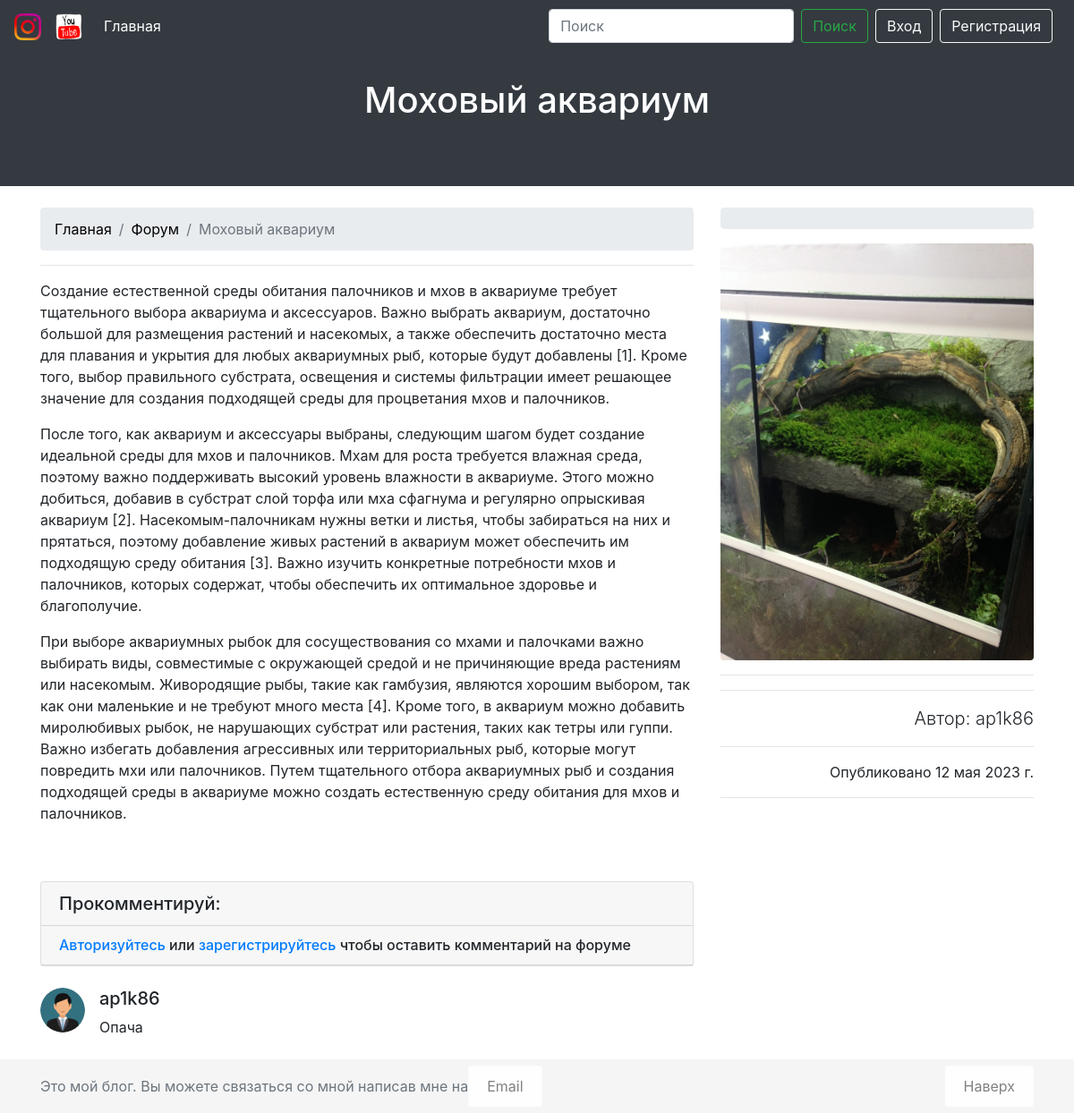
Screenshot of /forum/mohovyj-akvarium/ with the database file from the repository.
### myblog/models.py (models this page shows, shortened)
class ForumPost(models.Model):
    title = models.CharField(max_length=200, verbose_name="Заголовок:")
    url = AutoSlugField(unique=True, verbose_name='Заголовок на английском')  # https://pypi.org/project/django-autoslug/
    content = models.TextField(verbose_name="Описание:")
    image = models.ImageField(upload_to='forum', verbose_name='Фото:')
    created_at = models.DateField(default=timezone.now, verbose_name='Дата создания поста:')
    author = models.ForeignKey(User, on_delete=models.CASCADE, verbose_name="Автор:")
    objects = models.Model
    class Meta:
        verbose_name = 'Пост на форуме'
        verbose_name_plural = 'Посты на форуме'
        ordering = ['-created_at']

class CommentForum(models.Model):
    post = models.ForeignKey(ForumPost, on_delete=models.CASCADE, related_name='comments_forum', verbose_name='Текст:')
    username = models.ForeignKey(User, on_delete=models.CASCADE, related_name='user_name_forum', verbose_name='Имя:')
    text = models.TextField(verbose_name='Комментарий:')
    created_date = models.DateTimeField(default=timezone.now, verbose_name='Дата создания:')
    objects = models.Model
    class Meta:
        verbose_name = 'Комментарий под постом на форуме'
        verbose_name_plural = 'Комментарии на форуме'
        ordering = ['-created_date']

### myblog/views.py (the view, shortened to what this page needs)
# urls.py: path('forum/<slug>/', ForumDetailView.as_view(), name='forum_detail'),
class ForumDetailView(View):
    def get(self, request, slug, *args, **kwargs):
        post = get_object_or_404(ForumPost, url=slug)
        last_posts = ForumPost.objects.all().order_by('-id')[:5]
        comment_form_forum = CommentFormForForum()
        title = post.title  # Вывожу заголовок рассматриваемого поста на форуме
        context = {
            'title': title,  # То что пишет в хедере
            'post': post,
            'last_posts': last_posts,
            'comment_form_forum': comment_form_forum,
        }
        return render(request, 'myblog/forum_detail.html', context=context)

### myblog/forms.py
class CommentFormForForum(forms.ModelForm):
    class Meta:
        model = CommentForum
        fields = ('text',)
        widgets = {
            'text': forms.Textarea(attrs={
                'class': 'form-control',
                'rows': 3
            }),
        }

### templates/myblog/forum_detail.html (shortened to what this page needs)
{% extends './base.html' %}
{% load static %}
{% block header %}
{% include './block/header.html' %}
{% endblock %}
{% block content %}
<div class="container">
    <div class="row">
        <div class="col-lg-8">
            <nav aria-label="breadcrumb" class="mt-4">
                <ol class="breadcrumb">
                    <li class="breadcrumb-item"><a class="dark" href="{% url 'index' %}">Главная</a></li>
                    <li class="breadcrumb-item"><a class="dark" href="{% url 'forum' %}">Форум</a></li>
                    <li class="breadcrumb-item active" aria-current="page">{{ post.title }}</li>
                </ol>
            </nav>
            <hr>
            <p class="lead">
                {{ post.content|safe }}
            </p>
            {% include './block/comments_forum.html' %}
        </div>
        {% include './block/aside.html' %}
    </div>
</div>
{% endblock content %}

### templates/myblog/block/header.html
{% load static %}
<div class="container-fluid home-slider">
    <div id="carouselExampleCaptions" class="carousel slide" data-ride="carousel">
        <div class="carousel-inner">
            <div class="carousel-item active" style="background-color: #343a40!important; height: 150px;">
                <div class="carousel-caption d-none d-md-block" style="height: 10px;">
                    <h1>
                        {% if post.h1 %}
                        {{ post.h1 }}
                        {% else %}
                        {{ title }}
                        {% endif %}
                    </h1>
                </div>
            </div>
        </div>
    </div>
</div>

### templates/myblog/block/comments_forum.html
{% load static %}
<div class="card my-4">
    <h5 class="card-header">Прокомментируй:</h5>
    {% if user.is_authenticated %}
    <div class="card-body">
        <form method="post">
            {% csrf_token %}
            <div class="form-group">
                {{ comment_form_forum.text }}
            </div>
            <button type="submit" class="btn btn-dark">Отправить</button>
        </form>
    </div>
    {% else %}
    <h6 class="card-header"><a href="{% url 'signin' %}">Авторизуйтесь</a> или <a href="{% url 'signup' %}">зарегистрируйтесь</a>
        чтобы оставить комментарий на форуме</h6>
    {% endif %}
</div>
{% for comment in post.comments_forum.all %}
<div class="media mb-4">
    <img class="d-flex mr-3 rounded-circle" src="{% static '/img/avatar.jpg' %}" alt="">
    <div class="media-body">
        <h5 class="mt-0">{{ comment.username }}</h5>
        {{ comment.text }}
    </div>
</div>
{% endfor %}

### templates/myblog/block/aside.html (shortened to what this page needs)
<div class="col-lg-4">
    <nav aria-label="breadcrumb" class="mt-4">
        <ol class="breadcrumb">
        </ol>
    </nav>
    <img class="img-fluid rounded " src="{{ post.image.url }}" alt="">
    <hr>
    <hr>
    <p class="lead text-right">Автор: {{ post.author }}</p>
    <hr>
    <p class="text-right">Опубликовано {{ post.created_at }}</p>
    <hr>
</div>

### static/css/style.css (style rules this page uses)
body { margin-bottom: 60px; }
html { position: relative; min-height: 100%; }
.home-slider { padding: 0; }
.carousel-caption { bottom: 100px; }
.carousel-item { height: 20rem; }
.dark { color: black; }

### rows the page displays
ForumPost: title "Моховый аквариум", content "Создание естественной среды обитания палочников и мхов в аквариуме требует тщательного выбора аквариума и аксессуаров. Важно выбрать аквариум, достаточно большой для размещения растений и насекомых, а также обеспечить достаточно места для плавания и укрытия для любых аквариумных рыб, которые будут добавлены [1]. Кроме того, выбор правильного субстрата, освещения и системы фильтрации имеет решающее значение для создания подходящей среды для процветания мхов и палочников. После того, как аквариум и аксессуары выбраны, следующим шагом будет создание идеальной среды для мхов и палочников. Мхам для роста требуется влажная среда, поэтому важно поддерживать высокий уровень влажности в аквариуме.…", image (picture), author "ap1k86", created_at "12 мая 2023 г."
CommentForum: username "ap1k86", text "Опача"
